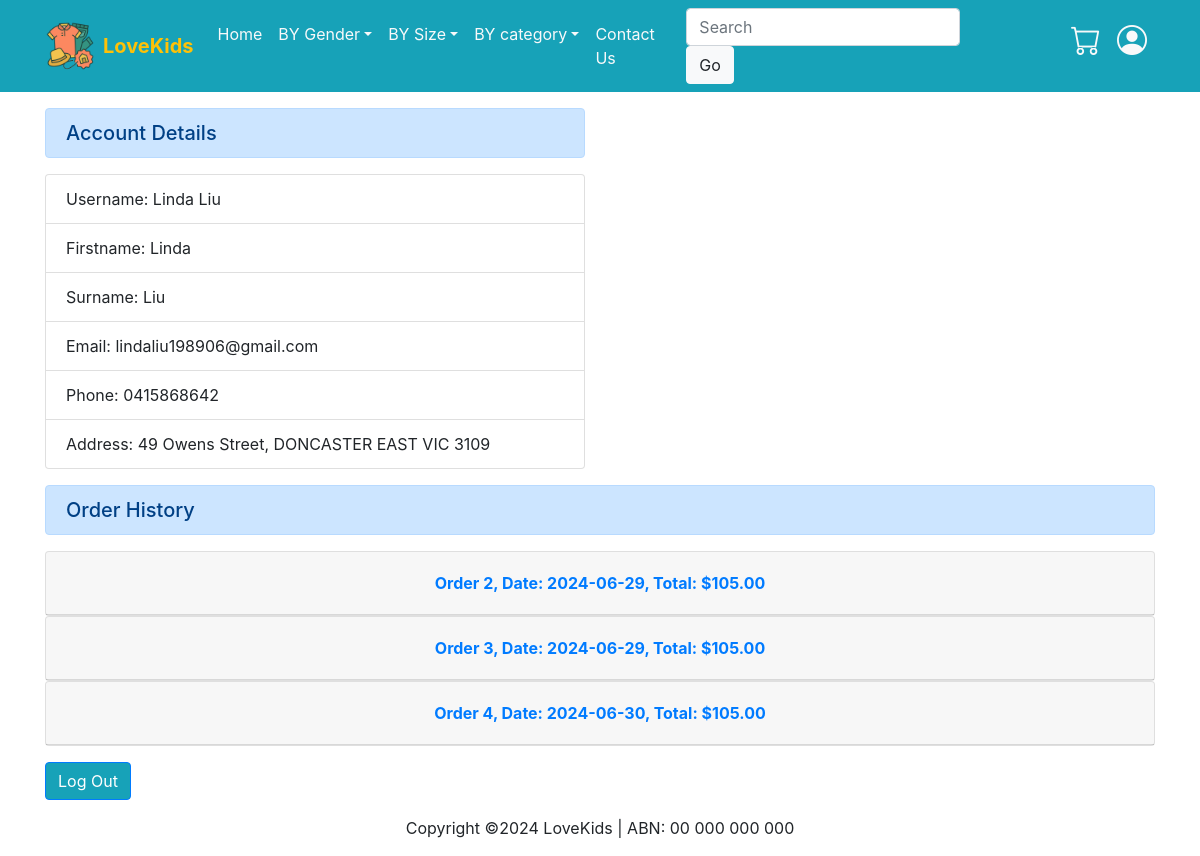
The page /account/ (signed in) on the database its author committed.
### LoveKids/models.py (models this page shows, shortened)
class User(db.Model):
    __tablename__='users'
    id = db.Column(db.Integer, primary_key=True)
    username = db.Column(db.String(128), unique=True)
    password = db.Column(db.String(128))
    isGuest = db.Column(db.Boolean, default=False)
    firstname = db.Column(db.String(64))
    surname = db.Column(db.String(64))
    email = db.Column(db.String(128))
    phone = db.Column(db.String(32))
    address = db.Column(db.String(256), nullable=False)
    orders = db.relationship('Order', backref="User", cascade="all, delete-orphan")

class Order(db.Model):
    __tablename__='orders'
    id = db.Column(db.Integer, primary_key=True)
    status = db.Column(db.Boolean, default=False)
    date = db.Column(db.DateTime)
    total_cost = db.Column(db.Float)
    products = db.relationship("Product", secondary=orderdetails, backref="orders")
    user_id = db.Column(db.Integer, db.ForeignKey('users.id'))

### LoveKids/views.py (the view)
@bp.route('/account/', methods=['POST','GET'])
def account():
    user = User.query.get(session['user_id'])
    orders = Order.query.filter(Order.user_id == user.id).all()
    hasNoOrder = len(orders) == 0
    return render_template('account.html', user = user, orders = orders, hasNoOrder = hasNoOrder)

### LoveKids/templates/account.html (shortened to what this page needs)
{% extends 'base.html' %}
{% block main %}
<section>
    <div class="container">
        <div class="row">
            <div class="col-6">
                <h5 class="alert alert-primary mt-3" role="alert">
                    Account Details
                </h5>
            </div>
        </div>
        <div class="row">
            <div class="col-6">
                <ul class="list-group">
                    <li class="list-group-item">Username: {{ user.username }}</li>
                    <li class="list-group-item">Firstname: {{ user.firstname }}</li>
                    <li class="list-group-item">Surname: {{ user.surname }}</li>
                    <li class="list-group-item">Email: {{ user.email }}</li>
                    <li class="list-group-item">Phone: {{ user.phone }}</li>
                    <li class="list-group-item">Address: {{ user.address }}</li>
                </ul>
            </div>
        </div>
    </div>
</section>
<section>
    <div class="container">
        <div class="row">
            <div class="col-12">
                <h5 class="alert alert-primary mt-3 mb-3" role="alert">
                    Order History
                </h5>
                <div id="accordion">
                    {% for order in orders %}
                    <div class="card">
                        <div class="card-header" id="order-header-{{order.id}}">
                            <h5 class="mb-0">
                                <button class="btn btn-link w-100 font-weight-bold" data-toggle="collapse"
                                    data-target="#collapse-order-{{order.id}}"
                                    aria-controls="collapse-order-{{order.id}}">
                                    Order {{order.id}}, Date: {{order.date.strftime('%Y-%m-%d')}}, Total: {{
                                    "$%.2f"|format(order.total_cost) }}
                                </button>
                            </h5>
                        </div>
                    </div>
                    {% endfor %}
                </div>
            </div>
        </div>
    </div>
</section>
<section>
    <div class="container">
        <div class="row">
            <div class="col-6 mt-3">
                <a href="{{ url_for('main.logout') }}" class="btn btn-primary" style="background-color: #17a2b8">Log
                    Out</a>
            </div>
        </div>
    </div>
</section>
{% endblock %}

### rows shown on the page
User: username "Linda Liu", firstname "Linda", surname "Liu", email "lindaliu198906@gmail.com", phone "0415868642", address "49 Owens Street, DONCASTER EAST VIC 3109"
Order: id "2", date "2024-06-29", total_cost "$105.00"
Order: id "3", date "2024-06-29", total_cost "$105.00"
Order: id "4", date "2024-06-30", total_cost "$105.00"
